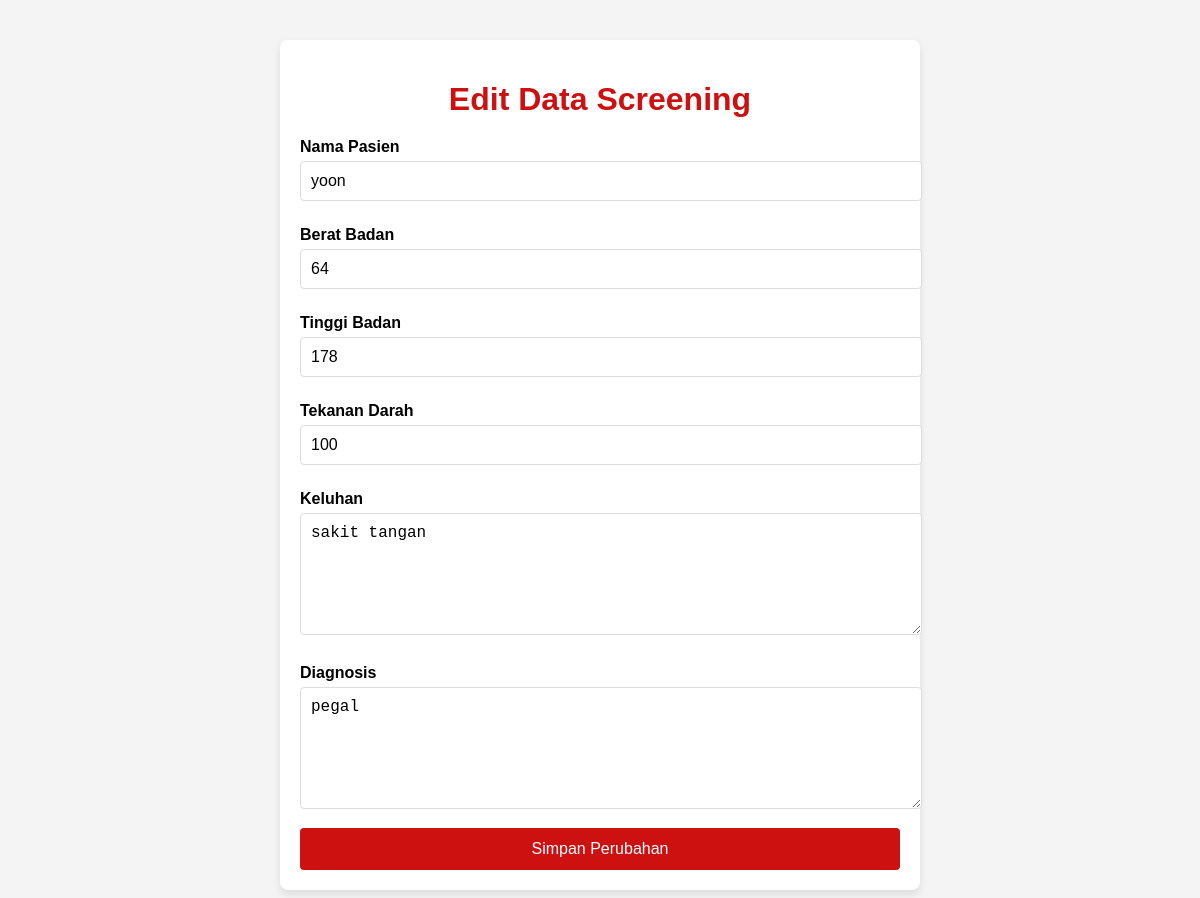
The app's page /edit_screening.php?nik=1334 with its own data.
### tables this page shows
CREATE TABLE `data_pasien` (
  `id_data` int(11) NOT NULL,
  `nik` varchar(50) NOT NULL,
  `nama_pasien` varchar(100) NOT NULL,
  `berat_badan` int(11) NOT NULL,
  `tinggi_badan` int(11) NOT NULL,
  `tekanan_darah` int(11) NOT NULL,
  `keluhan` varchar(100) NOT NULL,
  `diagnosis` varchar(100) NOT NULL
);

### edit_screening.php (the view, shortened to what this page needs)
<?php
$servername = "localhost";
$username = "root";
$password = "";
$dbname = "db_klinik";
$conn = new mysqli($servername, $username, $password, $dbname);
if (isset($_GET['nik'])) {
    $nik = $conn->real_escape_string($_GET['nik']);
    $sql = "SELECT * FROM data_pasien WHERE nik = '$nik'";
    $result = $conn->query($sql);
    if ($result->num_rows > 0) {
        $data = $result->fetch_assoc();
    } else {
        echo "Data tidak ditemukan.";
        exit;
    }
}
?>
<!DOCTYPE html>
<html lang="id">
<head>
</head>
<body>
<div class="container">
    <h1>Edit Data Screening</h1>
    <form method="POST">
        <label for="nama_pasien">Nama Pasien</label>
        <input type="text" id="nama_pasien" name="nama_pasien" value="<?= htmlspecialchars($data['nama_pasien']) ?>" required>
        <label for="berat_badan">Berat Badan</label>
        <input type="text" id="berat_badan" name="berat_badan" value="<?= htmlspecialchars($data['berat_badan']) ?>" required>
        <label for="tinggi_badan">Tinggi Badan</label>
        <input type="text" id="tinggi_badan" name="tinggi_badan" value="<?= htmlspecialchars($data['tinggi_badan']) ?>" required>
        <label for="tekanan_darah">Tekanan Darah</label>
        <input type="text" id="tekanan_darah" name="tekanan_darah" value="<?= htmlspecialchars($data['tekanan_darah']) ?>" required>
        <label for="keluhan">Keluhan</label>
        <textarea id="keluhan" name="keluhan" required><?= htmlspecialchars($data['keluhan']) ?></textarea>
        <label for="diagnosis">Diagnosis</label>
        <textarea id="diagnosis" name="diagnosis" required><?= htmlspecialchars($data['diagnosis']) ?></textarea>
        <button type="submit">Simpan Perubahan</button>
    </form>
</div>
</body>
</html>

### edit_screening.php (style rules this page uses)
body { font-family: Arial, sans-serif; background-color: #f4f4f4; margin: 0; padding: 0; }
.container { max-width: 600px; margin: 40px auto; background: #fff; padding: 20px; border-radius: 8px; box-shadow: 0 4px 8px rgba(0, 0, 0, 0.1); }
h1 { text-align: center; color: #cd1111; margin-bottom: 20px; }
label { display: block; margin: 10px 0 5px; font-weight: bold; }
input[type="text"], textarea { width: 100%; padding: 10px; margin-bottom: 15px; border: 1px solid #ddd; border-radius: 4px; font-size: 16px; }
textarea { resize: vertical; height: 100px; }
button { display: block; width: 100%; padding: 12px; background-color: #cd1111; color: white; border: none; border-radius: 4px; font-size: 16px; cursor: pointer; }

### records on screen
data_pasien: nama_pasien "yoon", berat_badan "64", tinggi_badan "178", tekanan_darah "100", keluhan "sakit tangan", diagnosis "pegal"
